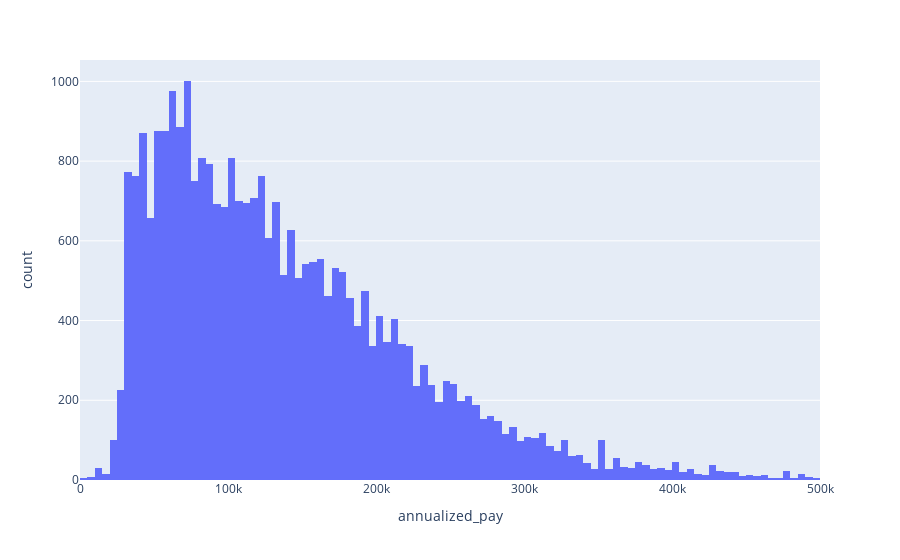

Notebook code cell kept with this figure:
### Code cell
px.histogram(no_outliers, x='annualized_pay')

### Figure 1 — Plotly figure (JSON) as saved in the notebook; plotly's stock layout.template omitted (floating-point values rounded to 4 significant figures; data arrays with more than 128 entries replaced by an {"elided": "..."} marker saying what was removed)
{"data": [{"alignmentgroup": "True", "bingroup": "x", "hovertemplate": "annualized_pay=%{x}<br>count=%{y}<extra></extra>", "legendgroup": "", "marker": {"color": "#636efa", "pattern": {"shape": ""}}, "name": "", "offsetgroup": "", "orientation": "v", "showlegend": false, "type": "histogram", "x": {"elided": "29441 float values"}, "xaxis": "x", "yaxis": "y"}], "layout": {"autosize": true, "barmode": "relative", "legend": {"tracegroupgap": 0}, "margin": {"t": 60}, "xaxis": {"anchor": "y", "autorange": true, "domain": [0, 1], "range": [0, 500000], "title": {"text": "annualized_pay"}, "type": "linear"}, "yaxis": {"anchor": "x", "autorange": true, "domain": [0, 1], "range": [0, 1054.0], "title": {"text": "count"}}}}
